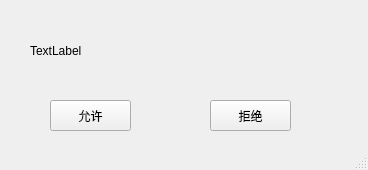
<?xml version="1.0" encoding="UTF-8"?>
<ui version="4.0">
 <class>MainWindow</class>
 <widget class="QMainWindow" name="MainWindow">
  <property name="geometry">
   <rect>
    <x>0</x>
    <y>0</y>
    <width>368</width>
    <height>170</height>
   </rect>
  </property>
  <property name="windowTitle">
   <string>MainWindow</string>
  </property>
  <widget class="QWidget" name="centralwidget">
   <widget class="QLabel" name="label">
    <property name="geometry">
     <rect>
      <x>30</x>
      <y>20</y>
      <width>311</width>
      <height>61</height>
     </rect>
    </property>
    <property name="text">
     <string>TextLabel</string>
    </property>
   </widget>
   <widget class="QPushButton" name="allow">
    <property name="geometry">
     <rect>
      <x>50</x>
      <y>100</y>
      <width>81</width>
      <height>31</height>
     </rect>
    </property>
    <property name="text">
     <string>允许</string>
    </property>
   </widget>
   <widget class="QPushButton" name="refuse">
    <property name="geometry">
     <rect>
      <x>210</x>
      <y>100</y>
      <width>81</width>
      <height>31</height>
     </rect>
    </property>
    <property name="text">
     <string>拒绝</string>
    </property>
   </widget>
  </widget>
  <widget class="QStatusBar" name="statusbar"/>
 </widget>
 <resources/>
 <connections/>
</ui>
